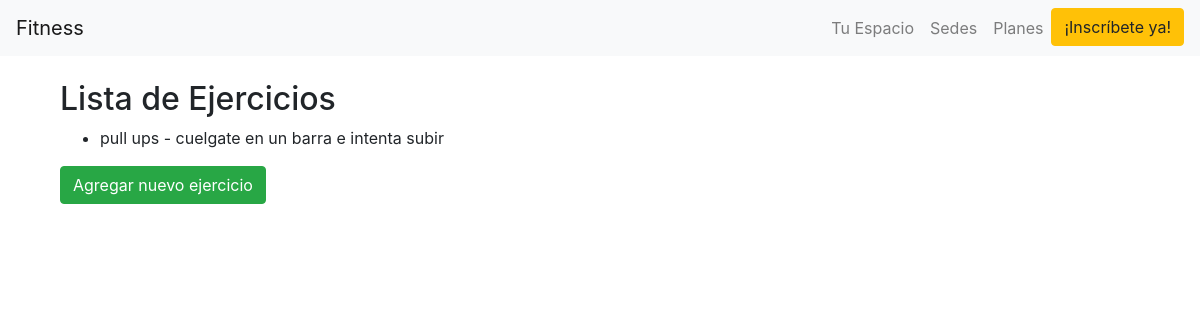
Screenshot of /ver_ejercicios/ with the database file from the repository.
### rutinas/models.py (models this page shows, shortened)
class Ejercicio(models.Model):
    nombre_ejercicio = models.CharField(max_length=100)
    descripcion = models.TextField()
    tipo = models.CharField(max_length=100)  # Calentamiento, Estiramiento, Entrenamiento Principal

### Mysite/views.py (the view)
# urls.py: path('ver_ejercicios/', views.ver_ejercicios, name='ver_ejercicios'),  # Ruta para ver los ejercicios
def ver_ejercicios(request):
    ejercicios = Ejercicio.objects.all()
    return render(request, 'ver_ejercicios.html', {'ejercicios': ejercicios})

### templates/ver_ejercicios.html
{% extends 'base.html' %}
{% block content %}
<div class="container mt-4">
    <h2>Lista de Ejercicios</h2>
    <ul>
        {% for ejercicio in ejercicios %}
            <li>{{ ejercicio.nombre_ejercicio }} - {{ ejercicio.descripcion }}</li>
        {% endfor %}
    </ul>
    <a href="{% url 'agregar_ejercicio' %}" class="btn btn-success">Agregar nuevo ejercicio</a>
</div>
{% endblock %}

### rows the page displays
Ejercicio: nombre_ejercicio "pull ups", descripcion "cuelgate en un barra e intenta subir"
